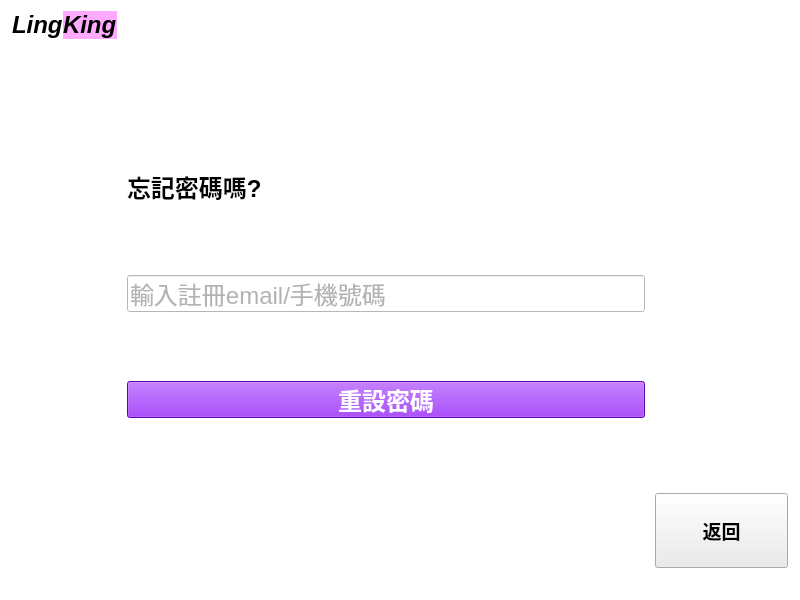
<?xml version="1.0" encoding="UTF-8"?>
<ui version="4.0">
 <class>forgetPSWindow</class>
 <widget class="QMainWindow" name="forgetPSWindow">
  <property name="geometry">
   <rect>
    <x>0</x>
    <y>0</y>
    <width>800</width>
    <height>600</height>
   </rect>
  </property>
  <property name="windowTitle">
   <string>LingKing</string>
  </property>
  <property name="styleSheet">
   <string notr="true">background-color: rgb(255, 255, 255);</string>
  </property>
  <widget class="QWidget" name="centralwidget">
   <layout class="QGridLayout" name="gridLayout">
    <property name="leftMargin">
     <number>12</number>
    </property>
    <property name="topMargin">
     <number>10</number>
    </property>
    <property name="rightMargin">
     <number>12</number>
    </property>
    <property name="bottomMargin">
     <number>10</number>
    </property>
    <property name="horizontalSpacing">
     <number>10</number>
    </property>
    <item row="0" column="0">
     <layout class="QVBoxLayout" name="verticalLayout_2">
      <item>
       <layout class="QHBoxLayout" name="horizontalLayout_2">
        <property name="spacing">
         <number>0</number>
        </property>
        <item>
         <widget class="QLabel" name="label">
          <property name="enabled">
           <bool>true</bool>
          </property>
          <property name="sizePolicy">
           <sizepolicy hsizetype="Minimum" vsizetype="Fixed">
            <horstretch>1</horstretch>
            <verstretch>0</verstretch>
           </sizepolicy>
          </property>
          <property name="font">
           <font>
            <pointsize>18</pointsize>
            <weight>75</weight>
            <italic>true</italic>
            <bold>true</bold>
            <strikeout>false</strikeout>
           </font>
          </property>
          <property name="text">
           <string>Ling</string>
          </property>
          <property name="textFormat">
           <enum>Qt::PlainText</enum>
          </property>
          <property name="wordWrap">
           <bool>false</bool>
          </property>
         </widget>
        </item>
        <item>
         <widget class="QLabel" name="label_5">
          <property name="sizePolicy">
           <sizepolicy hsizetype="Minimum" vsizetype="Fixed">
            <horstretch>1</horstretch>
            <verstretch>0</verstretch>
           </sizepolicy>
          </property>
          <property name="font">
           <font>
            <pointsize>18</pointsize>
            <weight>75</weight>
            <italic>true</italic>
            <bold>true</bold>
           </font>
          </property>
          <property name="styleSheet">
           <string notr="true">background-color: rgb(255, 170, 255)</string>
          </property>
          <property name="text">
           <string>King</string>
          </property>
         </widget>
        </item>
       </layout>
      </item>
      <item>
       <spacer name="verticalSpacer">
        <property name="orientation">
         <enum>Qt::Vertical</enum>
        </property>
        <property name="sizeType">
         <enum>QSizePolicy::Maximum</enum>
        </property>
        <property name="sizeHint" stdset="0">
         <size>
          <width>20</width>
          <height>50</height>
         </size>
        </property>
       </spacer>
      </item>
     </layout>
    </item>
    <item row="0" column="1">
     <spacer name="horizontalSpacer_2">
      <property name="orientation">
       <enum>Qt::Horizontal</enum>
      </property>
      <property name="sizeType">
       <enum>QSizePolicy::Fixed</enum>
      </property>
      <property name="sizeHint" stdset="0">
       <size>
        <width>518</width>
        <height>81</height>
       </size>
      </property>
     </spacer>
    </item>
    <item row="1" column="0">
     <spacer name="verticalSpacer_6">
      <property name="orientation">
       <enum>Qt::Vertical</enum>
      </property>
      <property name="sizeHint" stdset="0">
       <size>
        <width>20</width>
        <height>40</height>
       </size>
      </property>
     </spacer>
    </item>
    <item row="1" column="1">
     <layout class="QVBoxLayout" name="verticalLayout" stretch="10,10,10">
      <property name="spacing">
       <number>0</number>
      </property>
      <property name="sizeConstraint">
       <enum>QLayout::SetDefaultConstraint</enum>
      </property>
      <item>
       <widget class="QLabel" name="label_2">
        <property name="sizePolicy">
         <sizepolicy hsizetype="Expanding" vsizetype="Minimum">
          <horstretch>0</horstretch>
          <verstretch>0</verstretch>
         </sizepolicy>
        </property>
        <property name="maximumSize">
         <size>
          <width>16777215</width>
          <height>40</height>
         </size>
        </property>
        <property name="font">
         <font>
          <pointsize>18</pointsize>
          <weight>75</weight>
          <bold>true</bold>
         </font>
        </property>
        <property name="text">
         <string>忘記密碼嗎?</string>
        </property>
        <property name="buddy">
         <cstring>email_phone_input</cstring>
        </property>
       </widget>
      </item>
      <item>
       <widget class="QLineEdit" name="email_phone_input">
        <property name="sizePolicy">
         <sizepolicy hsizetype="Expanding" vsizetype="Maximum">
          <horstretch>0</horstretch>
          <verstretch>0</verstretch>
         </sizepolicy>
        </property>
        <property name="maximumSize">
         <size>
          <width>600</width>
          <height>37</height>
         </size>
        </property>
        <property name="palette">
         <palette>
          <active>
           <colorrole role="Button">
            <brush brushstyle="SolidPattern">
             <color alpha="255">
              <red>255</red>
              <green>255</green>
              <blue>255</blue>
             </color>
            </brush>
           </colorrole>
           <colorrole role="Text">
            <brush brushstyle="SolidPattern">
             <color alpha="255">
              <red>102</red>
              <green>102</green>
              <blue>102</blue>
             </color>
            </brush>
           </colorrole>
           <colorrole role="Base">
            <brush brushstyle="SolidPattern">
             <color alpha="255">
              <red>255</red>
              <green>255</green>
              <blue>255</blue>
             </color>
            </brush>
           </colorrole>
           <colorrole role="Window">
            <brush brushstyle="SolidPattern">
             <color alpha="255">
              <red>255</red>
              <green>255</green>
              <blue>255</blue>
             </color>
            </brush>
           </colorrole>
          </active>
          <inactive>
           <colorrole role="Button">
            <brush brushstyle="SolidPattern">
             <color alpha="255">
              <red>255</red>
              <green>255</green>
              <blue>255</blue>
             </color>
            </brush>
           </colorrole>
           <colorrole role="Text">
            <brush brushstyle="SolidPattern">
             <color alpha="255">
              <red>102</red>
              <green>102</green>
              <blue>102</blue>
             </color>
            </brush>
           </colorrole>
           <colorrole role="Base">
            <brush brushstyle="SolidPattern">
             <color alpha="255">
              <red>255</red>
              <green>255</green>
              <blue>255</blue>
             </color>
            </brush>
           </colorrole>
           <colorrole role="Window">
            <brush brushstyle="SolidPattern">
             <color alpha="255">
              <red>255</red>
              <green>255</green>
              <blue>255</blue>
             </color>
            </brush>
           </colorrole>
          </inactive>
          <disabled>
           <colorrole role="Button">
            <brush brushstyle="SolidPattern">
             <color alpha="255">
              <red>255</red>
              <green>255</green>
              <blue>255</blue>
             </color>
            </brush>
           </colorrole>
           <colorrole role="Text">
            <brush brushstyle="SolidPattern">
             <color alpha="255">
              <red>120</red>
              <green>120</green>
              <blue>120</blue>
             </color>
            </brush>
           </colorrole>
           <colorrole role="Base">
            <brush brushstyle="SolidPattern">
             <color alpha="255">
              <red>255</red>
              <green>255</green>
              <blue>255</blue>
             </color>
            </brush>
           </colorrole>
           <colorrole role="Window">
            <brush brushstyle="SolidPattern">
             <color alpha="255">
              <red>255</red>
              <green>255</green>
              <blue>255</blue>
             </color>
            </brush>
           </colorrole>
          </disabled>
         </palette>
        </property>
        <property name="font">
         <font>
          <pointsize>18</pointsize>
         </font>
        </property>
        <property name="inputMask">
         <string/>
        </property>
        <property name="text">
         <string/>
        </property>
        <property name="placeholderText">
         <string>輸入註冊email/手機號碼</string>
        </property>
       </widget>
      </item>
      <item>
       <widget class="QPushButton" name="reset_BTN">
        <property name="sizePolicy">
         <sizepolicy hsizetype="Expanding" vsizetype="Maximum">
          <horstretch>0</horstretch>
          <verstretch>0</verstretch>
         </sizepolicy>
        </property>
        <property name="maximumSize">
         <size>
          <width>16777215</width>
          <height>37</height>
         </size>
        </property>
        <property name="sizeIncrement">
         <size>
          <width>0</width>
          <height>0</height>
         </size>
        </property>
        <property name="palette">
         <palette>
          <active>
           <colorrole role="Button">
            <brush brushstyle="SolidPattern">
             <color alpha="255">
              <red>130</red>
              <green>9</green>
              <blue>235</blue>
             </color>
            </brush>
           </colorrole>
           <colorrole role="ButtonText">
            <brush brushstyle="SolidPattern">
             <color alpha="255">
              <red>255</red>
              <green>255</green>
              <blue>255</blue>
             </color>
            </brush>
           </colorrole>
           <colorrole role="Base">
            <brush brushstyle="SolidPattern">
             <color alpha="255">
              <red>130</red>
              <green>9</green>
              <blue>235</blue>
             </color>
            </brush>
           </colorrole>
           <colorrole role="Window">
            <brush brushstyle="SolidPattern">
             <color alpha="255">
              <red>130</red>
              <green>9</green>
              <blue>235</blue>
             </color>
            </brush>
           </colorrole>
          </active>
          <inactive>
           <colorrole role="Button">
            <brush brushstyle="SolidPattern">
             <color alpha="255">
              <red>130</red>
              <green>9</green>
              <blue>235</blue>
             </color>
            </brush>
           </colorrole>
           <colorrole role="ButtonText">
            <brush brushstyle="SolidPattern">
             <color alpha="255">
              <red>255</red>
              <green>255</green>
              <blue>255</blue>
             </color>
            </brush>
           </colorrole>
           <colorrole role="Base">
            <brush brushstyle="SolidPattern">
             <color alpha="255">
              <red>130</red>
              <green>9</green>
              <blue>235</blue>
             </color>
            </brush>
           </colorrole>
           <colorrole role="Window">
            <brush brushstyle="SolidPattern">
             <color alpha="255">
              <red>130</red>
              <green>9</green>
              <blue>235</blue>
             </color>
            </brush>
           </colorrole>
          </inactive>
          <disabled>
           <colorrole role="Button">
            <brush brushstyle="SolidPattern">
             <color alpha="255">
              <red>130</red>
              <green>9</green>
              <blue>235</blue>
             </color>
            </brush>
           </colorrole>
           <colorrole role="ButtonText">
            <brush brushstyle="SolidPattern">
             <color alpha="255">
              <red>120</red>
              <green>120</green>
              <blue>120</blue>
             </color>
            </brush>
           </colorrole>
           <colorrole role="Base">
            <brush brushstyle="SolidPattern">
             <color alpha="255">
              <red>130</red>
              <green>9</green>
              <blue>235</blue>
             </color>
            </brush>
           </colorrole>
           <colorrole role="Window">
            <brush brushstyle="SolidPattern">
             <color alpha="255">
              <red>130</red>
              <green>9</green>
              <blue>235</blue>
             </color>
            </brush>
           </colorrole>
          </disabled>
         </palette>
        </property>
        <property name="font">
         <font>
          <pointsize>18</pointsize>
          <weight>75</weight>
          <bold>true</bold>
         </font>
        </property>
        <property name="cursor">
         <cursorShape>PointingHandCursor</cursorShape>
        </property>
        <property name="styleSheet">
         <string notr="true">background-color: rgb(130, 9, 235);</string>
        </property>
        <property name="text">
         <string>重設密碼</string>
        </property>
       </widget>
      </item>
     </layout>
    </item>
    <item row="2" column="2">
     <widget class="QPushButton" name="back_BTN">
      <property name="sizePolicy">
       <sizepolicy hsizetype="Expanding" vsizetype="Expanding">
        <horstretch>0</horstretch>
        <verstretch>0</verstretch>
       </sizepolicy>
      </property>
      <property name="maximumSize">
       <size>
        <width>150</width>
        <height>75</height>
       </size>
      </property>
      <property name="font">
       <font>
        <pointsize>14</pointsize>
        <weight>75</weight>
        <bold>true</bold>
       </font>
      </property>
      <property name="cursor">
       <cursorShape>PointingHandCursor</cursorShape>
      </property>
      <property name="styleSheet">
       <string notr="true">background-color: rgb(235, 235, 235);</string>
      </property>
      <property name="text">
       <string>返回</string>
      </property>
     </widget>
    </item>
    <item row="1" column="2">
     <widget class="QLabel" name="info_label">
      <property name="palette">
       <palette>
        <active>
         <colorrole role="WindowText">
          <brush brushstyle="SolidPattern">
           <color alpha="255">
            <red>255</red>
            <green>0</green>
            <blue>0</blue>
           </color>
          </brush>
         </colorrole>
         <colorrole role="Button">
          <brush brushstyle="SolidPattern">
           <color alpha="255">
            <red>255</red>
            <green>255</green>
            <blue>255</blue>
           </color>
          </brush>
         </colorrole>
         <colorrole role="Base">
          <brush brushstyle="SolidPattern">
           <color alpha="255">
            <red>255</red>
            <green>255</green>
            <blue>255</blue>
           </color>
          </brush>
         </colorrole>
         <colorrole role="Window">
          <brush brushstyle="SolidPattern">
           <color alpha="255">
            <red>255</red>
            <green>255</green>
            <blue>255</blue>
           </color>
          </brush>
         </colorrole>
        </active>
        <inactive>
         <colorrole role="WindowText">
          <brush brushstyle="SolidPattern">
           <color alpha="255">
            <red>255</red>
            <green>0</green>
            <blue>0</blue>
           </color>
          </brush>
         </colorrole>
         <colorrole role="Button">
          <brush brushstyle="SolidPattern">
           <color alpha="255">
            <red>255</red>
            <green>255</green>
            <blue>255</blue>
           </color>
          </brush>
         </colorrole>
         <colorrole role="Base">
          <brush brushstyle="SolidPattern">
           <color alpha="255">
            <red>255</red>
            <green>255</green>
            <blue>255</blue>
           </color>
          </brush>
         </colorrole>
         <colorrole role="Window">
          <brush brushstyle="SolidPattern">
           <color alpha="255">
            <red>255</red>
            <green>255</green>
            <blue>255</blue>
           </color>
          </brush>
         </colorrole>
        </inactive>
        <disabled>
         <colorrole role="WindowText">
          <brush brushstyle="SolidPattern">
           <color alpha="255">
            <red>120</red>
            <green>120</green>
            <blue>120</blue>
           </color>
          </brush>
         </colorrole>
         <colorrole role="Button">
          <brush brushstyle="SolidPattern">
           <color alpha="255">
            <red>255</red>
            <green>255</green>
            <blue>255</blue>
           </color>
          </brush>
         </colorrole>
         <colorrole role="Base">
          <brush brushstyle="SolidPattern">
           <color alpha="255">
            <red>255</red>
            <green>255</green>
            <blue>255</blue>
           </color>
          </brush>
         </colorrole>
         <colorrole role="Window">
          <brush brushstyle="SolidPattern">
           <color alpha="255">
            <red>255</red>
            <green>255</green>
            <blue>255</blue>
           </color>
          </brush>
         </colorrole>
        </disabled>
       </palette>
      </property>
      <property name="font">
       <font>
        <pointsize>14</pointsize>
       </font>
      </property>
      <property name="text">
       <string/>
      </property>
      <property name="alignment">
       <set>Qt::AlignLeading|Qt::AlignLeft|Qt::AlignTop</set>
      </property>
     </widget>
    </item>
   </layout>
  </widget>
  <widget class="QStatusBar" name="statusbar"/>
 </widget>
 <resources/>
 <connections/>
</ui>
